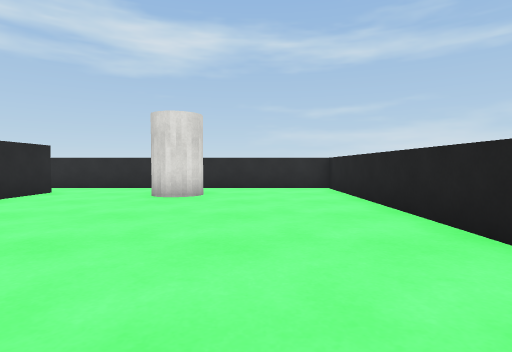
view 1 (above)

17 first-person views from a walk through a 3-D level made in the Unity game engine. The camera is 0.72 m above the floor, tilts 2° down and sees 80° across. The floor is counted in squares, 1 m on a side. Each view is taken from the middle of a square. On the plan, view 1 faces up. The plan holds only what a view shows up to about 10 squares ahead; the rest is blank. Surface patterns are stand-ins for the level's own textures.

view 2
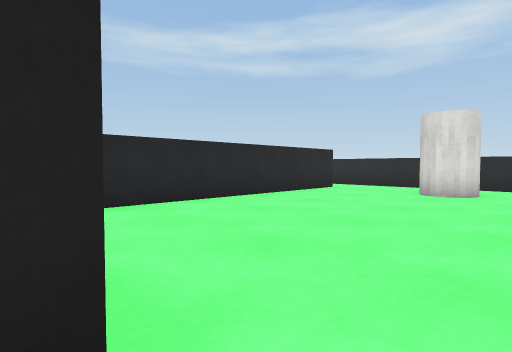

view 3
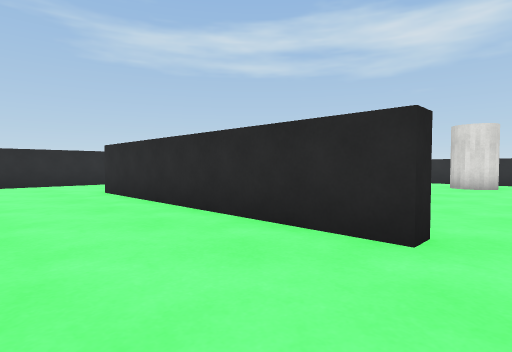

view 4
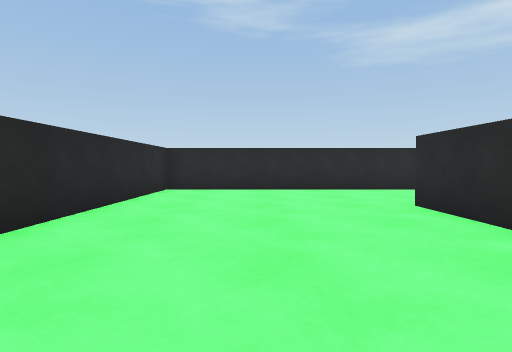

view 5
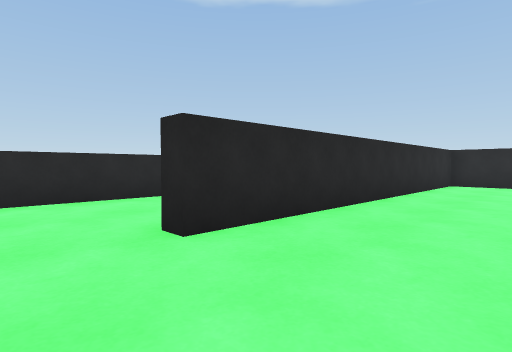

view 6
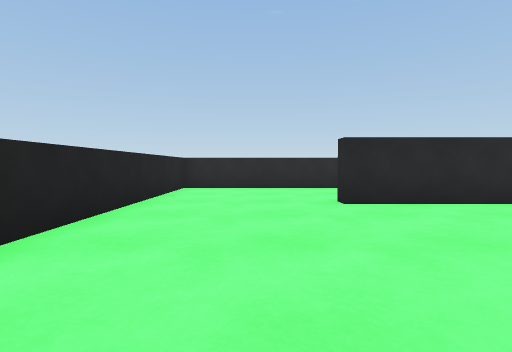

view 7
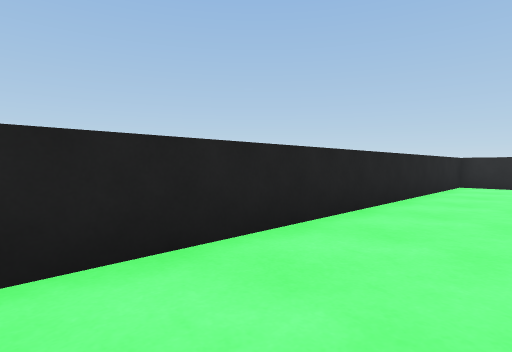

view 8
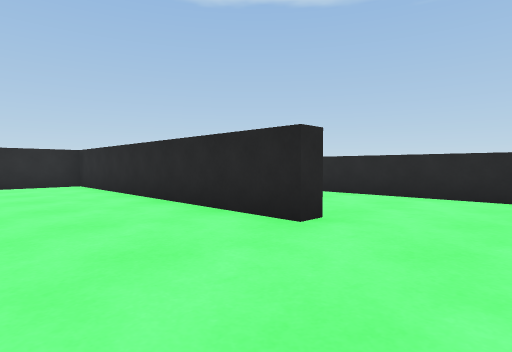

view 9
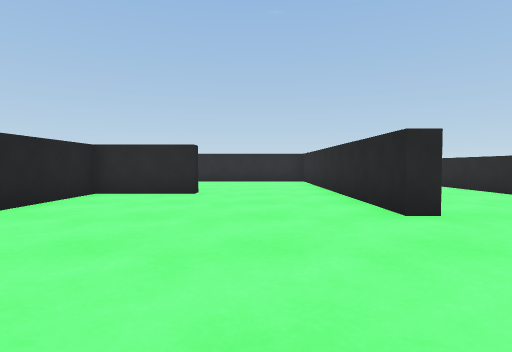

view 10
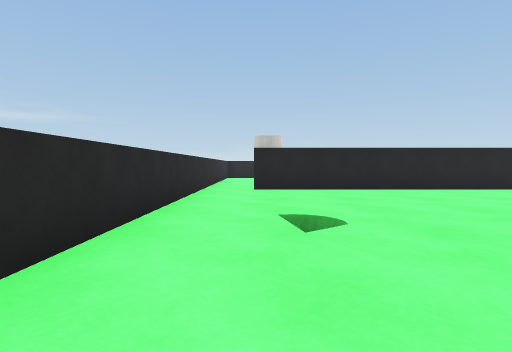

view 11
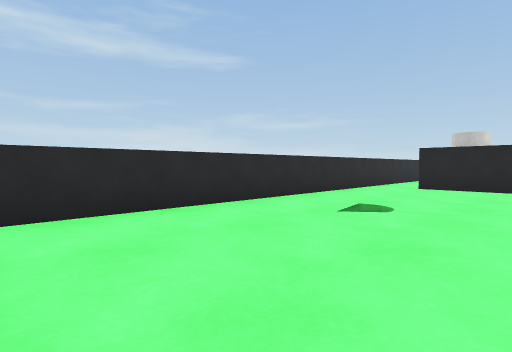

view 12
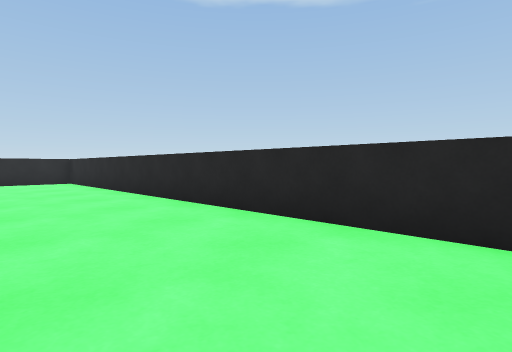

view 13
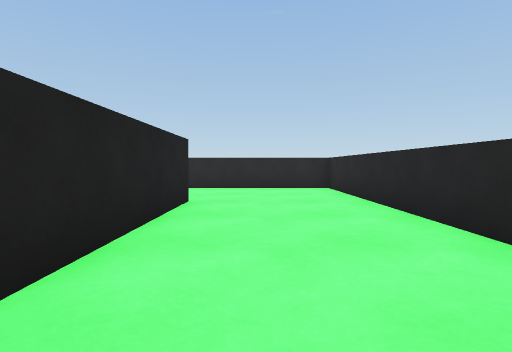

view 14
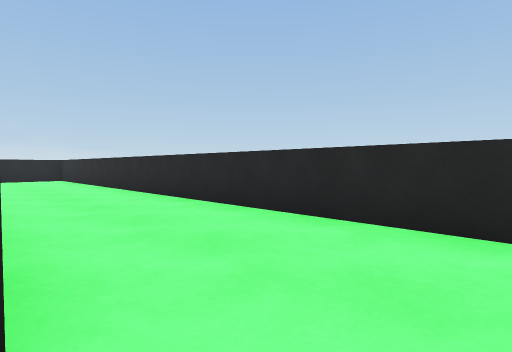

view 15
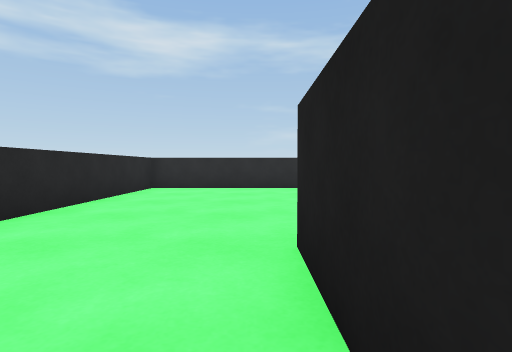

view 16
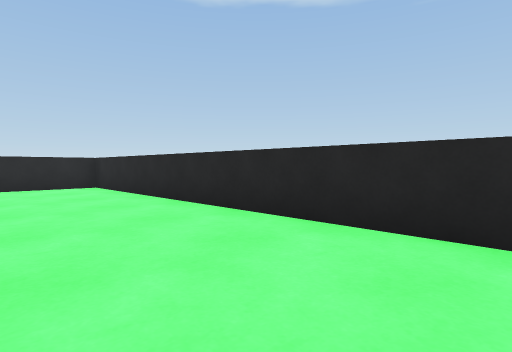

view 17
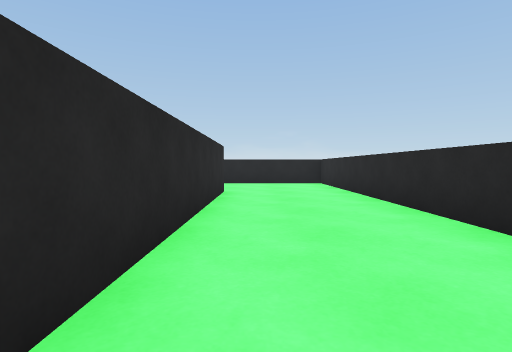

### Floor plan
Points are (right, up) in squares from view 1. A wall is a line through its corners. A room is listed if a view was taken in it or the views show most of it. See-through windows are left out.
Room 1 (views 1, 2, 3, 4, 5, 6, 7, 8, 9, 10, 11, 12, 13, 14, 15, 16, 17)
walls: (-12.6, 0.4) (-12.6, 2.7) (-12.1, 2.7) (-12.1, -6.7) (-1.6, -6.7) (-1.6, -7.1) (-9, -7.1); (-0.9, -0.6) (-0.9, -1.1) (-8.5, -1.1) (-8.5, -0.7) (-5.9, -0.7) (-5.9, 8.1); (-5.4, 8.1) (-5.4, 0.8); (-12.6, -7.1) (-12.6, -2.5); (2.3, 2.6) (2.3, 9.6) (-16.3, 9.6) (-16.3, -10.6) (2.3, -10.6) (2.3, 0.9)

Where each view was taken, in squares from view 1:
view 1: 0 up, 0 right, facing up
view 2: 1 down, 0 right, facing up-left
view 3: 4 down, 0 right, facing up-left
view 4: 4 down, 3 left, facing left
view 5: 4 down, 0 right, facing down-left
view 6: 1 down, 0 right, facing down
view 7: 1 up, 0 right, facing down-right
view 8: 5 up, 9 left, facing down-left
view 9: 7 up, 10 left, facing down
view 10: 8 up, 15 left, facing right
view 11: 5 up, 16 left, facing up-right
view 12: 3 up, 13 left, facing down-left
view 13: 1 down, 14 left, facing down
view 14: 7 down, 14 left, facing down-right
view 15: 0 up, 13 left, facing up
view 16: 0 up, 13 left, facing down-left
view 17: 8 down, 10 left, facing right
